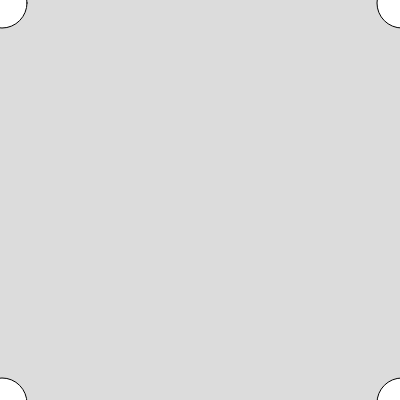
Frame 1 (no input)
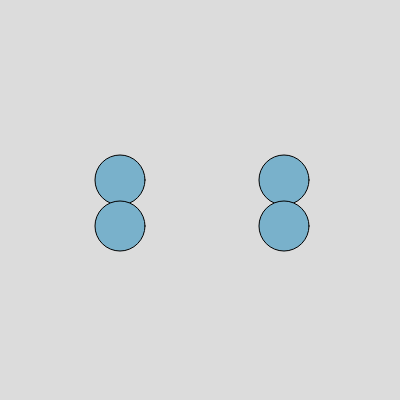
Frame 60 (no input)
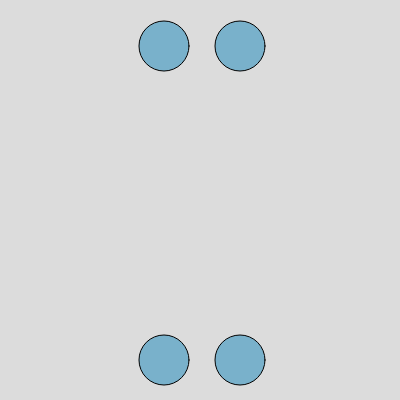
Frame 120 (the mouse pressed at the canvas centre since frame 60)

The p5.js sketch that drew these frames (run headless with seeded random() and noise() and a simulated clock; from frame 60 on, the mouse is pressed at the canvas centre):

// p5.js sketch
// ── sketch.js
function setup() {
  createCanvas(400, 400);



}

let x = 0;
let y = 0;
let xspeed = 2;
let yspeed = 3; //making the speeds different makes it so it bounces outside of the two corners

//i added a ball that starts in every corner
let x2 = 400;
let y2 = 0;
let x2speed = 2;
let y2speed = 3;

let x3 = 400;
let y3 = 400;
let x3speed = 2;
let y3speed = 3;

let x4 = 0;
let y4=400;
let x4speed=2;
let y4speed=3;

function draw() {
  background(220);

//check for collision w/ left and right edge
  if(x<0 | x>width)
  {
    xspeed=xspeed*-1; //reverse the x direction
    fill(random(255), random(255), random(255));
  }

if(y<0 | y>height)
{
  yspeed=yspeed*-1;
  fill(random(255), random(255), random(255));
}


// same code but for balls 2, 3, and 4
if(x2<0 | x2>width)
{
  x2speed=x2speed*-1;
  fill(random(255), random(255), random(255));
}

if(y2<0 | y2>height)
{
  y2speed=y2speed*-1;
  fill(random(255), random(255), random(255));
}

if(x3<0 | x3>width)
{
  x3speed=x3speed*-1;
  fill(random(255), random(255), random(255));
}

if(y3<0 | y3>height)
{
  y3speed=y3speed*-1;
  fill(random(255), random(255), random(255));
}

if(x4<0 | x4>width)
{
  x4speed=x4speed*-1;
  fill(random(255), random(255), random(255));
}

if(y4<0 | y4>height)
{
  y4speed=y4speed*-1;
  fill(random(255), random(255), random(255));
}

x = x+xspeed; //iterate x
y = y+yspeed; //iterate y


//same code but with balls 2, 3, and 4
x2 = x2+x2speed;
y2 = y2+y2speed;

x3 = x3+x3speed;
y3 = y3+y3speed;

x4 = x4+x4speed;
y4 = y4+y4speed;


//draw a circle
circle(x,y,50);

//same code but with balls 2, 3, and 4
circle(x2, y2, 50);
circle(x3, y3, 50);
circle(x4, y4, 50);





}
